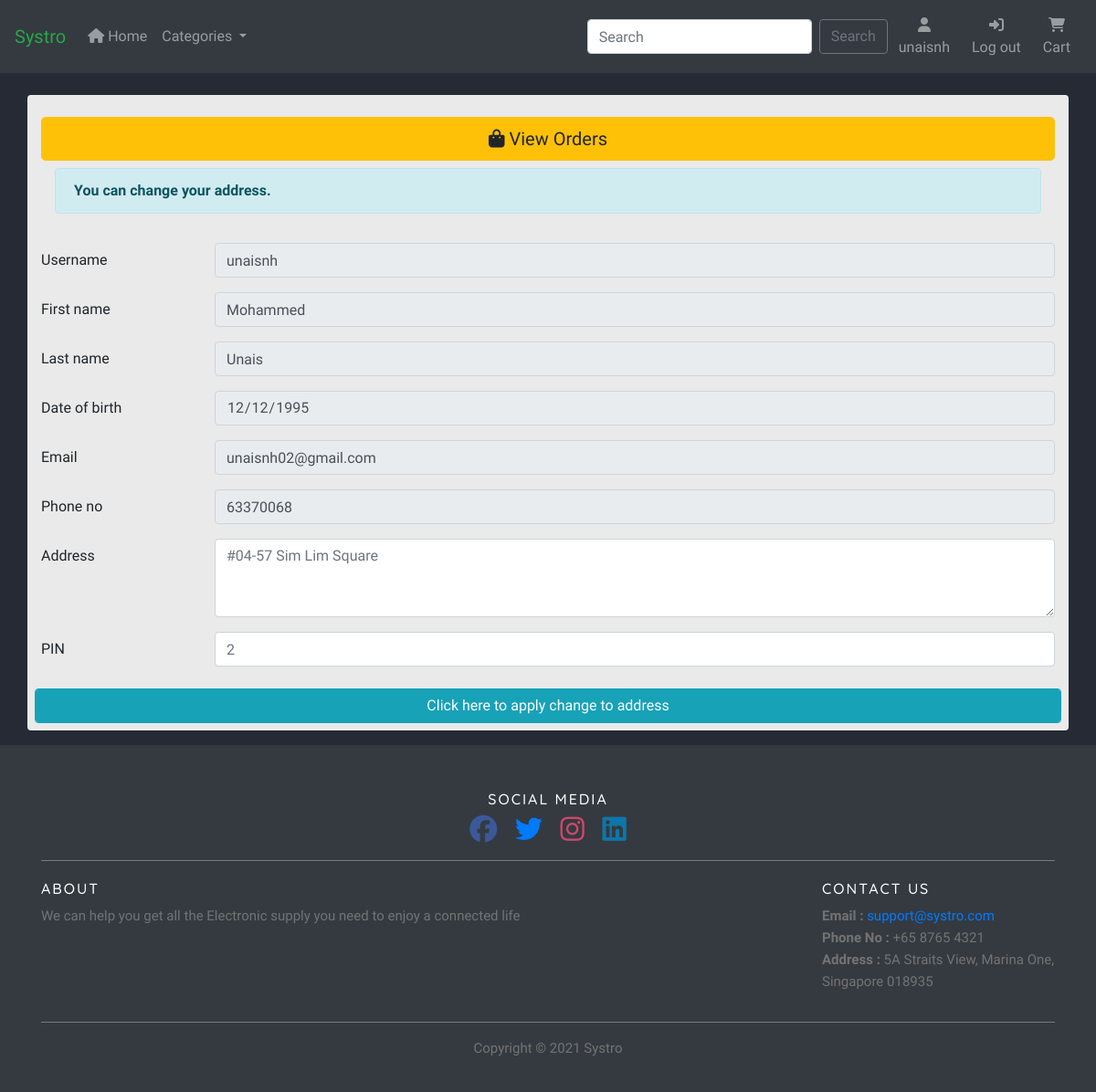
/systro/public/user_profile.php (signed in), run on the app's committed database.
### tables this page shows
CREATE TABLE `user` (
  `user_id` int(11) NOT NULL AUTO_INCREMENT,
  `username` varchar(45) NOT NULL,
  `password` varchar(256) NOT NULL,
  `first_name` varchar(45) NOT NULL,
  `last_name` varchar(45) NOT NULL,
  `date_of_birth` date NOT NULL,
  `email` varchar(45) NOT NULL,
  `address` varchar(45) NOT NULL,
  `pin` int(11) NOT NULL,
  `phone` varchar(45) NOT NULL,
  `user_registration_date` datetime NOT NULL,
  PRIMARY KEY (`user_id`)
);

### systro/public/user_profile.php (the view, shortened to what this page needs)
<?php
if (isset($_SESSION['userloggedin']) == true)
{
?>
<?php require_once $_SERVER["DOCUMENT_ROOT"] . "/include/user_header.php" ?>
<?php
$loggedin_username = $_SESSION['username'];
$stmt = $conn->prepare("SELECT * FROM user WHERE username = '$loggedin_username';");
$stmt->execute();
$user_data=$stmt->fetch(PDO::FETCH_ASSOC);
?>
<div class="container mt-4 pt-4 rounded" style="background-color: #eaeaea">
<a class="btn btn-warning btn-lg col-12" href="user_order.php" role="button"><span class="fa fa-shopping-bag"></span> View Orders</a>
<div class="container pt-2">
<?php
$fullUrl = "http://$_SERVER[HTTP_HOST]$_SERVER[REQUEST_URI]";
    if (strpos($fullUrl, "database=notconnected") == true)  {
      echo "<div class=\"alert alert-danger alert-dismissable\"><a href=\"#\" class=\"close\" data-dismiss=\"alert\" aria-label=\"close\">×</a><strong>Database is unavailable</strong>";
    }
      elseif (strpos($fullUrl, "address=updated") == true)
      {
        echo "<div class=\"alert alert-success alert-dismissable\"><a href=\"#\" class=\"close\" data-dismiss=\"alert\" aria-label=\"close\">×</a><strong>Address Updated</strong>";
      }
      elseif (strpos($fullUrl, "address=notupdated") == true)
      {
        echo "<div class=\"alert alert-danger alert-dismissable\"><a href=\"#\" class=\"close\" data-dismiss=\"alert\" aria-label=\"close\">×</a><strong>Address was not Updated</strong>";
      }
      else{
        echo "<div class=\"alert alert-info\"><a href=\"#\" ></a><strong>You can change your address.</strong>";
      }
?>
</div>
</div>
<form action="include/address_update.inc.php" method="POST">
      <div class="form-group row pt-3">
      <label class="col-sm-2 col-form-label">Username</label>
      <div class="col-sm-10">
  	  <input class="form-control" value="<?php echo $user_data['username'] ?>" type="text" name="update_username" readonly>
      </div>
      </div>
      <div class="form-group row">
      <label class="col-sm-2 col-form-label">First name</label>
      <div class="col-sm-10">
  	  <input class="form-control" value="<?php echo $user_data['first_name'] ?>" type="text" readonly>
      </div>
      </div>
      <div class="form-group row">
      <label class="col-sm-2 col-form-label">Last name</label>
      <div class="col-sm-10">
  	  <input class="form-control" value="<?php echo $user_data['last_name'] ?>" type="text" readonly>
      </div>
      </div>
      <div class="form-group row">
      <label class="col-sm-2 col-form-label">Date of birth</label>
      <div class="col-sm-10">
  	  <input class="form-control" value="<?php echo $user_data['date_of_birth'] ?>" type="date" readonly>
      </div>
      </div>
      <div class="form-group row">
      <label class="col-sm-2 col-form-label">Email</label>
      <div class="col-sm-10">
  	  <input class="form-control" value="<?php echo $user_data['email'] ?>" type="text" readonly>
      </div>
      </div>
      <div class="form-group row">
      <label class="col-sm-2 col-form-label">Phone no</label>
      <div class="col-sm-10">
  	  <input class="form-control" value="<?php echo $user_data['phone'] ?>" type="text" readonly>
      </div>
      </div>
      <div class="form-group row">
      <label class="col-sm-2 col-form-label">Address</label>
      <div class="col-sm-10">
  	  <textarea class="form-control" placeholder="<?php echo $user_data['address'] ?>" type="textarea" name="update_address" rows="3" required></textarea>
      </div>
      </div>
      <div class="form-group row">
      <label class="col-sm-2 col-form-label" pattern=".{1,10}">PIN</label>
      <div class="col-sm-10">
  	  <input class="form-control" placeholder="<?php echo $user_data['pin'] ?>"  type="number" name="update_pin" required>
      </div>
      </div>
  	<div class="form-group row px-2 py-2">
  	  <button type="submit" class="form-control btn btn-info" name="update_user">Click here to apply change to address</button>
  	</div>
  </form>
</div>
<?php require_once $_SERVER["DOCUMENT_ROOT"] . "/include/user_footer.php" ?>
<?php
}
else
 {
   header("location:../login.php");
 }
 ?>

### systro/public/css/style.css (style rules this page uses)
body { background-color: #252a34; font-family: 'Oxygen', sans-serif; }
p, a, ul, li { font-family: 'Sen', sans-serif; }

### data on the page
user: update_username "unaisnh", first_name "Mohammed", last_name "Unais", date_of_birth "12/12/1995", email "unaisnh02@gmail.com", phone "63370068", update_address "#04-57 Sim Lim Square", update_pin "2"

### other printed values
$loggedin_username "unaisnh"
